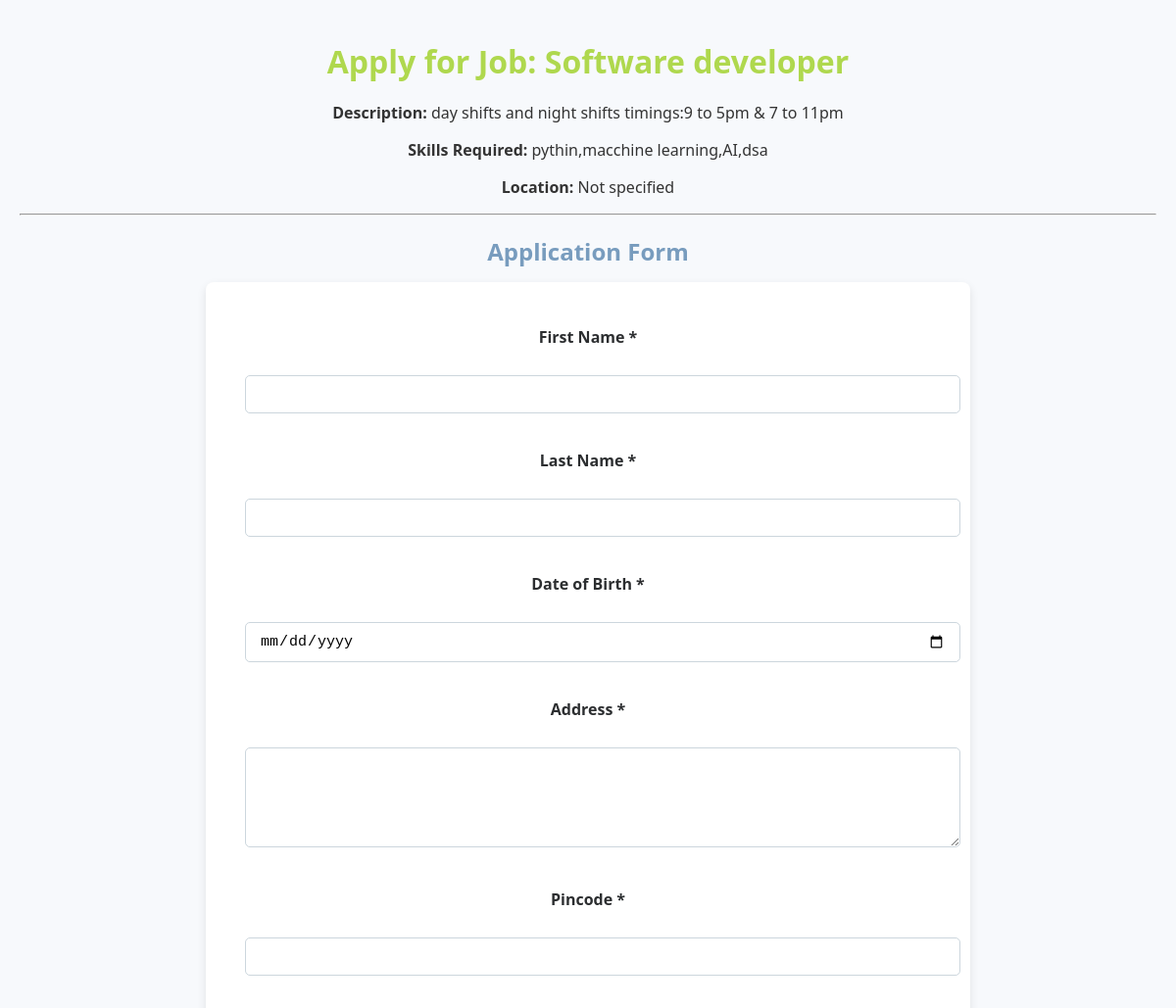
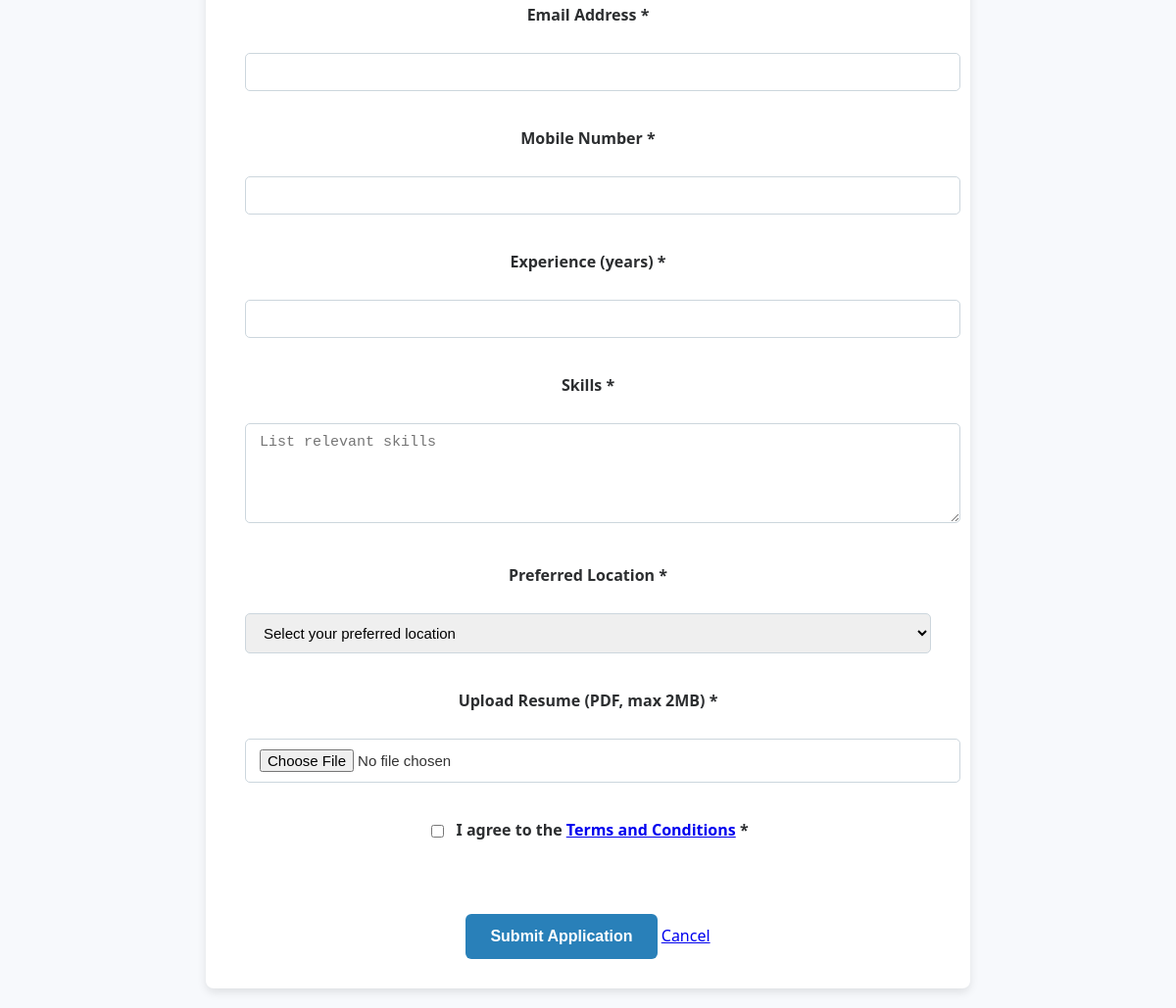
The app's page /apply/4 (signed in) with its own data (2 pictures, top to bottom).
### tables this page shows
CREATE TABLE career_options (
            id INTEGER PRIMARY KEY AUTOINCREMENT,
            name TEXT NOT NULL,
            description TEXT NOT NULL,
            learn_more TEXT NOT NULL,
            skills_required TEXT,
            application_form_url TEXT,
            is_vacant INTEGER DEFAULT 1,
            total_labour_vacancy INTEGER DEFAULT 0,
            posted_by TEXT,
            posted_date DATETIME DEFAULT CURRENT_TIMESTAMP
        );

### app.py (the view, shortened to what this page needs)
@app.route('/apply/<int:job_id>', methods=['GET', 'POST'])
@login_required
def apply(job_id):
    db = get_db()
    job = db.execute("SELECT * FROM career_options WHERE id = ? AND is_vacant = 1", (job_id,)).fetchone()
    if not job:
        flash("Job not found or not vacant.", "error")
        return redirect(url_for('dashboard'))
    preferred_locations = []
    if job['posted_by']:
        admin_profile = db.execute("SELECT location FROM admin_profiles WHERE username = ?", (job['posted_by'],)).fetchone()
        if admin_profile and admin_profile['location']:
            preferred_locations = [loc.strip() for loc in admin_profile['location'].split(',') if loc.strip()]
            preferred_locations.sort()
    return render_template('apply.html', job=job, preferred_locations=preferred_locations)

### app.py (called while the page is built)
def get_db():
    db = getattr(g, '_database', None)
    if db is None:
        db = g._database = sqlite3.connect(DATABASE)
    db.row_factory = sqlite3.Row
    return db

@app.teardown_appcontext
def close_connection(exception):
    db = getattr(g, '_database', None)
    if db:
        db.close()

@login_manager.user_loader
def load_user(user_id):
    return User.get(user_id)

    @staticmethod
    def get(user_id):
        if ':' not in user_id:
            return None
        username, role = user_id.split(':', 1)
        db = get_db()
        user_row = db.execute("SELECT * FROM users WHERE username = ? AND role = ?", (username, role)).fetchone()
        if not user_row:
            return None
        return User(
            username=user_row['username'],
            age=user_row['age'],
            skills=user_row['skills'],
            profile_pic=user_row['profile_pic'],
            role=user_row['role']
        )

### templates/apply.html (shortened to what this page needs)
<!DOCTYPE html>
<html lang="en">
<head>
    <link rel="stylesheet" href="{{ url_for('static', filename='apply.css') }}" />
</head>
<body>
<h1>Apply for Job: {{ job.name }}</h1>
<p><strong>Description:</strong> {{ job.description }}</p>
<p><strong>Skills Required:</strong> {{ job.skills_required or 'Not specified' }}</p>
<p><strong>Location:</strong> {{ job.location or 'Not specified' }}</p>
<hr />
<h2>Application Form</h2>
<form method="POST" enctype="multipart/form-data">
    <label for="first_name">First Name *</label><br />
    <input type="text" id="first_name" name="first_name" required /><br /><br />
    <label for="last_name">Last Name *</label><br />
    <input type="text" id="last_name" name="last_name" required /><br /><br />
    <label for="dob">Date of Birth *</label><br />
    <input type="date" id="dob" name="dob" required /><br /><br />
    <label for="address">Address *</label><br />
    <textarea id="address" name="address" rows="3" required></textarea><br /><br />
    <label for="pincode">Pincode *</label><br />
    <input type="text" id="pincode" name="pincode" pattern="\d{6}" title="6 digit pincode" required /><br /><br />
    <label for="applicant_email">Email Address *</label><br />
    <input type="email" id="applicant_email" name="applicant_email" required /><br /><br />
    <label for="mobile">Mobile Number *</label><br />
    <input type="tel" id="mobile" name="applicant_phone" pattern="\d{10}" title="10 digit mobile number" required /><br /><br />
    <label for="experience">Experience (years) *</label><br />
    <input type="number" id="experience" name="experience" min="0" step="0.1" required /><br /><br />
    <label for="skills">Skills *</label><br />
    <textarea id="skills" name="skills" rows="3" placeholder="List relevant skills" required></textarea><br /><br />
    <label for="preferred_location">Preferred Location *</label><br />
    <select id="preferred_location" name="preferred_location">
        <option value="" disabled selected>Select your preferred location</option>
    </select><br /><br />
    <label for="resume">Upload Resume (PDF, max 2MB) *</label><br />
    <input type="file" id="resume" name="resume" accept=".pdf,application/pdf" required /><br /><br />
    <label>
      <input type="checkbox" id="terms_checkbox" name="terms" required />
      I agree to the <a href="{{ url_for('terms', job_id=job.id) }}" target="_blank">Terms and Conditions</a> *
    </label><br /><br />
    <button type="submit">Submit Application</button>
    <a href="{{ url_for('dashboard') }}">Cancel</a>
</form>
</body>
</html>

### static/apply.css (style rules this page uses)
body { font-family: 'Segoe UI', Tahoma, Geneva, Verdana, sans-serif; background-color: #f7f9fc; margin: 0; padding: 20px; color: #333; text-align: center; }
h1 { color: #afd84e; margin-bottom: 20px; text-align: center; }
h2 { color: #789cbe; margin-bottom: 15px; text-align: center; }
form { max-width: 700px; margin: 0 auto; background: #fff; padding: 30px 40px; border-radius: 8px; box-shadow: 0 4px 10px rgb(0 0 0 / 0.1); }
label { font-weight: 600; display: block; margin-bottom: 6px; margin-top: 15px; color: #2c2e30; }
input[type="text"], input[type="date"], input[type="email"], input[type="tel"], input[type="number"], input[type="file"], select, textarea { width: 100%; padding: 10px 14px; border-radius: 5px; border: 1px solid #ccd6dd; font-size: 15px; transition: border-color 0.3s ease; }
textarea { resize: vertical; min-height: 80px; }
input[type="checkbox"] { width: auto; margin-right: 8px; vertical-align: middle; }
button[type="submit"] { margin-top: 25px; background-color: #2980b9; color: white; padding: 14px 25px; border: none; border-radius: 6px; font-size: 16px; cursor: pointer; transition: background-color 0.3s ease; font-weight: 600; }

### records on screen
career_options: name "Software developer", description "day shifts and night shifts timings:9 to 5pm & 7 to 11pm", skills_required "pythin,macchine learning,AI,dsa"

### other values on screen
{{ job.location or 'Not specified' }} "Not specified"
